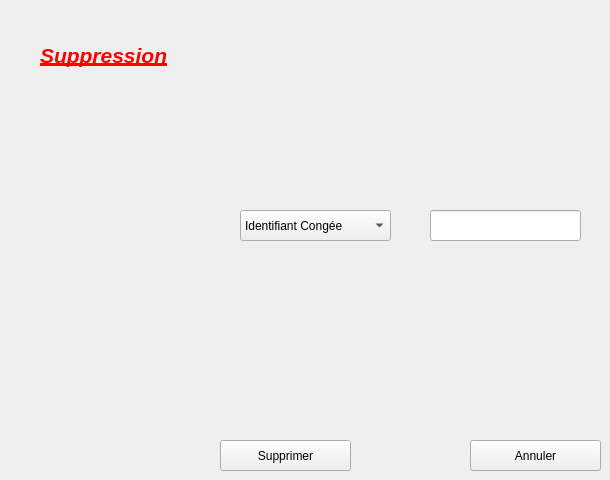
      <widget class="QWidget" name="tab_13">
       <attribute name="title">
        <string>Supprimer</string>
       </attribute>
       <widget class="QPushButton" name="pushButton_21">
        <property name="geometry">
         <rect>
          <x>470</x>
          <y>440</y>
          <width>131</width>
          <height>31</height>
         </rect>
        </property>
        <property name="text">
         <string>Annuler</string>
        </property>
       </widget>
       <widget class="QPushButton" name="pushButton_22">
        <property name="geometry">
         <rect>
          <x>220</x>
          <y>440</y>
          <width>131</width>
          <height>31</height>
         </rect>
        </property>
        <property name="text">
         <string>Supprimer</string>
        </property>
       </widget>
       <widget class="QLabel" name="label_57">
        <property name="geometry">
         <rect>
          <x>40</x>
          <y>30</y>
          <width>141</width>
          <height>51</height>
         </rect>
        </property>
        <property name="minimumSize">
         <size>
          <width>141</width>
          <height>0</height>
         </size>
        </property>
        <property name="maximumSize">
         <size>
          <width>141</width>
          <height>16777215</height>
         </size>
        </property>
        <property name="text">
         <string>&lt;html&gt;&lt;head/&gt;&lt;body&gt;&lt;p&gt;&lt;span style=&quot; font-size:16pt; font-weight:600; font-style:italic; text-decoration: underline; color:#ff0000;&quot;&gt;Suppression&lt;/span&gt;&lt;/p&gt;&lt;/body&gt;&lt;/html&gt;</string>
        </property>
        <property name="wordWrap">
         <bool>false</bool>
        </property>
        <property name="openExternalLinks">
         <bool>false</bool>
        </property>
       </widget>
       <widget class="QLineEdit" name="lineEdit_27">
        <property name="geometry">
         <rect>
          <x>430</x>
          <y>210</y>
          <width>151</width>
          <height>31</height>
         </rect>
        </property>
       </widget>
       <widget class="QComboBox" name="comboBox_5">
        <property name="geometry">
         <rect>
          <x>240</x>
          <y>210</y>
          <width>151</width>
          <height>31</height>
         </rect>
        </property>
        <item>
         <property name="text">
          <string>Identifiant Congée</string>
         </property>
        </item>
        <item>
         <property name="text">
          <string>Nom</string>
         </property>
        </item>
        <item>
         <property name="text">
          <string>Durée</string>
         </property>
        </item>
       </widget>
      </widget>
